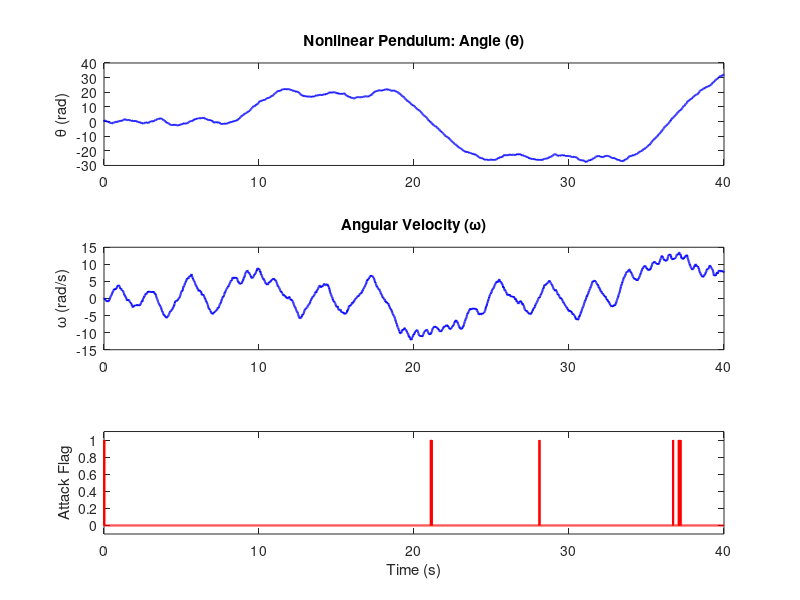

MATLAB code to generate this figure:
% System parameters (pendulum)
g = 9.81;   % Gravity (m/s²)
L = 1.0;    % Pendulum length (m)
b = 0.1;    % Damping coefficient
m = 1.0;    % Mass (kg)
dt = 0.01;  % Time step
simTime = 40; % Simulation time
numSteps = simTime / dt;

% Nonlinear state equations (discretized)
f_nonlinear = @(x, u) [
    x(1) + dt * x(2);  % θ_{k+1} = θ_k + dt * ω_k
    x(2) + dt * (-(g/L)*sin(x(1)) - dt*(b/m)*x(2) + dt*u/(m*L^2))  % ω_{k+1}
];

% Measurement matrix (C)
C = eye(2); % Measure θ and ω

% Controller gain (designed empirically; original K is not optimal)
K = [10, 2]; % Gains for θ and ω

% Observer gain (Luenberger observer)
L_obs = [0.5; 0.5]; % Observer gains

% Initial states
x_true = [pi/4; 0];      % True state: [θ; ω]
x_hat = [0; 0];          % Estimated state

% Nonlinear transformation and moving target
f = @(y) y.^3;           % Nonlinear transformation
f_inv = @(y) sign(y).*abs(y).^(1/3);
Gamma_k = @(k) diag(1 + 0.5*sin(k/10)*ones(2,1)); % Time-varying Γ

% Attack parameters
attack_start = 20/dt;
attack_end = 30/dt;
a_y = [0.5; 0];          % Bias attack on θ measurement

% Storage variables
theta = zeros(1, numSteps + 1);
omega = zeros(1, numSteps + 1);
flags = zeros(1, numSteps + 1);
residuals = zeros(2, numSteps + 1);
time = 0:dt:simTime;

% Simulation loop
for k = 1:numSteps
    % Control input (nonlinear system requires careful tuning)
    u = -K * (x_true - [0; 0]); % Stabilize to upright position
    
    % Update true state (nonlinear dynamics)
    x_true = f_nonlinear(x_true, u) + 0.1*randn(2,1); % Add noise
    
    % Measurement with noise
    y_true = C * x_true + 0.05*randn(2,1);
    
    %--- Proactive defense ---
    y_prime = f(y_true);          % Nonlinear transformation
    y_M = Gamma_k(k) * y_prime;   % Moving target
    
    % FDI attack (20-30s)
    if k >= attack_start && k <= attack_end
        y_M_attacked = y_M + a_y;
    else
        y_M_attacked = y_M;
    end
    
    % Inverse transformations
    y_prime_recovered = Gamma_k(k) \ y_M_attacked;
    y_bar = f_inv(y_prime_recovered);
    
    % State estimation (Luenberger observer)
    x_hat = f_nonlinear(x_hat, u) + L_obs .* (y_bar - C * x_hat);
    
    % Residual and detection
    residuals(:, k+1) = y_bar - C * x_hat;
    if norm(residuals(:, k+1)) > 0.3
        flags(k+1) = 1;
    end
    
    % Store states
    theta(k+1) = x_true(1);
    omega(k+1) = x_true(2);
end

% Plot results
figure;
subplot(3,1,1);
plot(time, theta, 'b', 'LineWidth', 1.5);
ylabel('θ (rad)');
title('Nonlinear Pendulum: Angle (θ)');

subplot(3,1,2);
plot(time, omega, 'b', 'LineWidth', 1.5);
ylabel('ω (rad/s)');
title('Angular Velocity (ω)');

subplot(3,1,3);
stairs(time, flags, 'r', 'LineWidth', 1.5);
xlabel('Time (s)');
ylabel('Attack Flag');
ylim([-0.1, 1.1]);